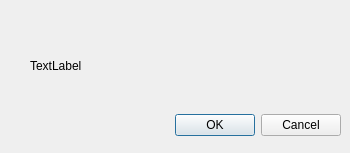
<?xml version="1.0" encoding="UTF-8"?>
<ui version="4.0">
 <class>delete_tag_dialog</class>
 <widget class="QDialog" name="delete_tag_dialog">
  <property name="geometry">
   <rect>
    <x>0</x>
    <y>0</y>
    <width>350</width>
    <height>153</height>
   </rect>
  </property>
  <property name="windowTitle">
   <string>Delete Tag?</string>
  </property>
  <widget class="QDialogButtonBox" name="buttonBox">
   <property name="geometry">
    <rect>
     <x>0</x>
     <y>110</y>
     <width>341</width>
     <height>31</height>
    </rect>
   </property>
   <property name="orientation">
    <enum>Qt::Horizontal</enum>
   </property>
   <property name="standardButtons">
    <set>QDialogButtonBox::Cancel|QDialogButtonBox::Ok</set>
   </property>
  </widget>
  <widget class="QLabel" name="delete_info_label">
   <property name="geometry">
    <rect>
     <x>30</x>
     <y>50</y>
     <width>291</width>
     <height>31</height>
    </rect>
   </property>
   <property name="text">
    <string>TextLabel</string>
   </property>
  </widget>
 </widget>
 <resources/>
 <connections>
  <connection>
   <sender>buttonBox</sender>
   <signal>accepted()</signal>
   <receiver>delete_tag_dialog</receiver>
   <slot>accept()</slot>
   <hints>
    <hint type="sourcelabel">
     <x>248</x>
     <y>254</y>
    </hint>
    <hint type="destinationlabel">
     <x>157</x>
     <y>274</y>
    </hint>
   </hints>
  </connection>
  <connection>
   <sender>buttonBox</sender>
   <signal>rejected()</signal>
   <receiver>delete_tag_dialog</receiver>
   <slot>reject()</slot>
   <hints>
    <hint type="sourcelabel">
     <x>316</x>
     <y>260</y>
    </hint>
    <hint type="destinationlabel">
     <x>286</x>
     <y>274</y>
    </hint>
   </hints>
  </connection>
 </connections>
</ui>
